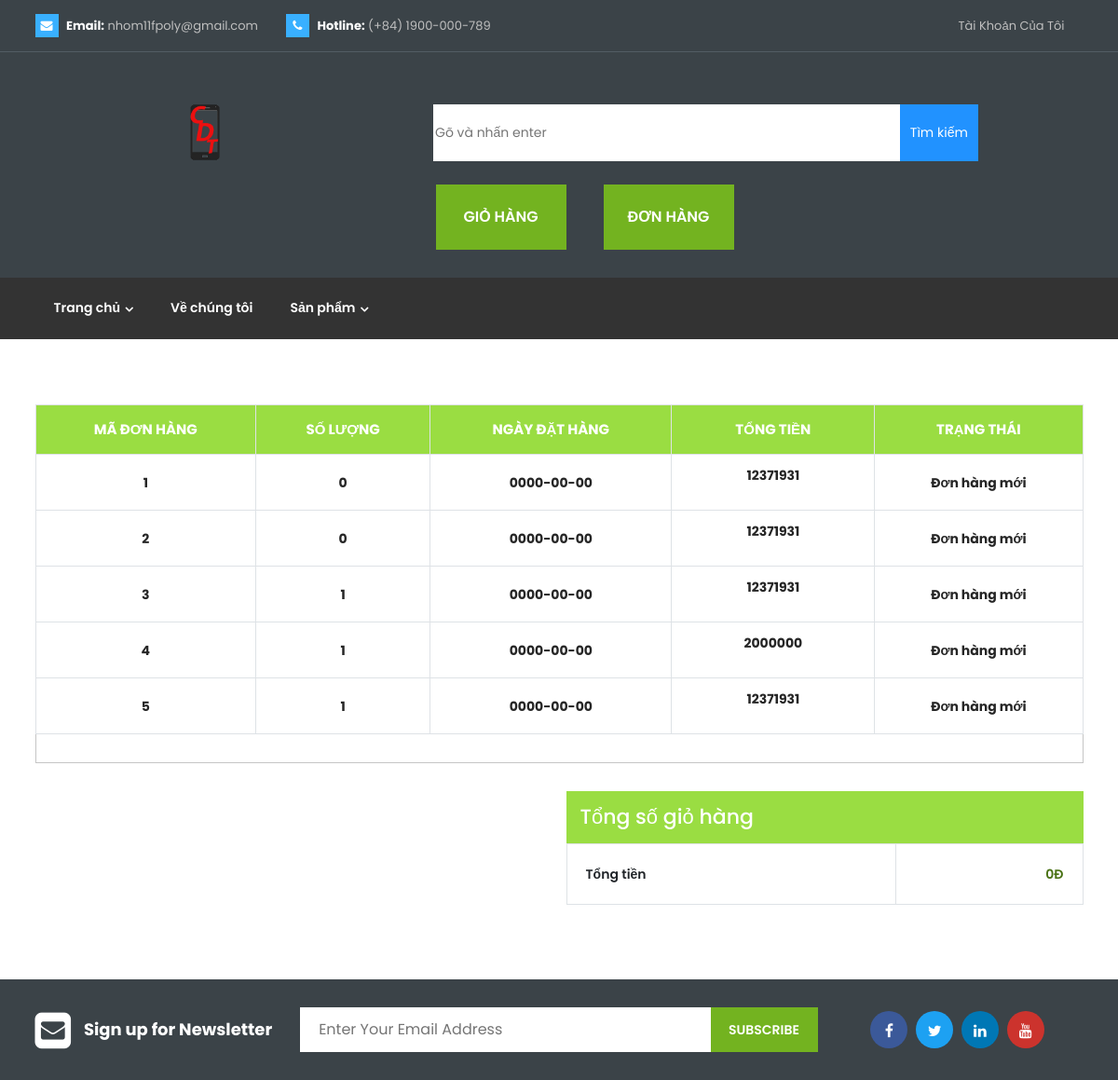
/index.php?act=load_bill (signed in), run on the app's committed database.
### tables this page shows
CREATE TABLE `bill` (
  `id_bill` int NOT NULL,
  `iduser` int NOT NULL,
  `name_bill` varchar(255) NOT NULL,
  `email_bill` varchar(255) NOT NULL,
  `address_bill` varchar(255) NOT NULL,
  `tel_bill` varchar(50) NOT NULL,
  `ordernote_bill` varchar(255) NOT NULL,
  `tongtien_bill` int NOT NULL,
  `pttt_bill` varchar(250) NOT NULL,
  `ngaydathang` date NOT NULL,
  `status_bill` varchar(250) NOT NULL
);

### model/pdo.php (called while the page is built, shortened)
<?php
function pdo_get_connection()
{
    $dburl = "mysql:host=localhost;dbname=db_chung;charset=utf8";
    $username = 'root';
    $password = '';
    $conn = new PDO($dburl, $username, $password);
    $conn->setAttribute(PDO::ATTR_ERRMODE, PDO::ERRMODE_EXCEPTION);
    return $conn;
}
function pdo_query($sql)
{
    $sql_args = array_slice(func_get_args(), 1);
    try {
        $conn = pdo_get_connection();
        $stmt = $conn->prepare($sql);
        $stmt->execute($sql_args);
        $rows = $stmt->fetchAll();
        return $rows;
    } catch (PDOException $e) {
        throw $e;
    } finally {
        unset($conn);
    }
}

### model/cart.php (called while the page is built, shortened)
<?php
function dem_sl_mat_hang($id_bill)
{
    $sql = "select * from cart where id_bill=" . $id_bill;
    $dm = pdo_query($sql);
    return sizeof($dm);
}
function load_all_bill($id_user)
{
    $sql = "select * from bill where 1";
    if ($id_user > 0) {
        $sql .= " AND iduser=" . $id_user;
    }
    $sql .= " order by id_bill";
    $list_bill = pdo_query($sql);
    return $list_bill;
}
function get_ttdh($trangthai)
{
    switch ($trangthai) {
        default:
            $tt = "Đơn hàng mới";
            break;
    }
    return $tt;
}
?>

### font_end/load_bill.php (the view, shortened to what this page needs)
<div id="page-content-wrapper">
    <div class="container">
        <div class="row">
            <div class="col-lg-12">
                <div class="cart-table table-responsive">
                    <table class="table table-bordered">
                        <thead>
                        <tr>
                            <th class="pro-thumbnail">Mã đơn hàng</th>
                            <th class="pro-title" style="width: 30px;">Số lượng</th>
                            <th class="pro-price">Ngày đặt hàng</th>
                            <th class="pro-subtotal">Tổng Tiền</th>
                            <th class="pro-thumbnail" >Trạng thái</th>
                        </tr>
                        </thead>
                        <tbody>
                            <?php
                                if (is_array($list_bill)) {
                                    foreach ($list_bill as $bill) {
                                        extract($bill);
                                        $trang_thai_dh = get_ttdh($bill['status_bill']);
                                        $sl_sp = dem_sl_mat_hang($bill['id_bill']);
                                        echo '
                                        <tr>
                                        <td class="pro-thumbnail">'.$bill['id_bill'].'</td>
                                        <td class="pro-title" >'.$sl_sp.'</td>
                                        <td class="pro-price"><span>'.$bill['ngaydathang'].'</span></td>
                                        <td class="pro-quantity">
                                            <div class="pro-qty">
                                            <p>'.$bill['tongtien_bill'].'</p>
                                            </div>
                                        </td>
                                        <td class="pro-title" >'.$trang_thai_dh.'</td>
                                        </tr>
                                        ';
                                    }
                                }
                            ?>
                        </tbody>
                    </table>
                </div>
                <div class="cart-update-option d-block d-lg-flex">
                </div>
            </div>
        </div>
        <div class="row">
            <div class="col-lg-6 ms-auto">
                <div class="cart-calculator-wrapper">
                    <h3>Tổng số giỏ hàng</h3>
                    <div class="cart-calculate-items">
                        <div class="table-responsive">
                            <table class="table table-bordered">
                            <?php
                                $format_number_1 = 0;
                            echo '
                            <tr>
                                <td>Tổng tiền</td>
                                <td class="total-amount">'.$format_number_1.'Đ</td>
                            </tr>
                            ';
                            ?>
                            </table>
                        </div>
                    </div>
                </div>
            </div>
        </div>
    </div>
</div>
<div class="newsletter-area">
    <div class="container">
        <div class="row">
            <div class="col-lg-9 m-auto">
                <div class="newsletter-content-wrap text-center text-lg-left d-lg-flex">
                    <h2><i class="fa fa-envelope-square"></i> Sign up for Newsletter</h2>
                    <div class="newsletter-form-wrap">
                        <form id="subscribe-form" action="https://htmlmail.hasthemes.com/raju/tienda-subscribe.php"
                              method="post">
                            <input type="email" name="newsletter_email" id="address"
                                   placeholder="Enter Your Email Address" required/>
                            <button class="btn" type="submit">Subscribe</button>
                        </form>
                    </div>
                </div>
            </div>
            <div class="col-lg-3 m-auto text-center text-lg-right">
                <div class="social-icons">
                    <a href="#"><i class="fa fa-facebook"></i></a>
                    <a href="#"><i class="fa fa-twitter"></i></a>
                    <a href="#"><i class="fa fa-linkedin"></i></a>
                    <a href="#"><i class="fa fa-youtube"></i></a>
                </div>
            </div>
        </div>
    </div>
</div>

### data on the page
bill: id_bill "1", sl_sp "0", ngaydathang "0000-00-00", tongtien_bill "12371931", status_bill "Đơn hàng mới"
bill: id_bill "2", sl_sp "0", ngaydathang "0000-00-00", tongtien_bill "12371931", status_bill "Đơn hàng mới"
bill: id_bill "3", sl_sp "1", ngaydathang "0000-00-00", tongtien_bill "12371931", status_bill "Đơn hàng mới"
bill: id_bill "4", sl_sp "1", ngaydathang "0000-00-00", tongtien_bill "2000000", status_bill "Đơn hàng mới"
bill: id_bill "5", sl_sp "1", ngaydathang "0000-00-00", tongtien_bill "12371931", status_bill "Đơn hàng mới"

### other printed values
$format_number_1 "0"
